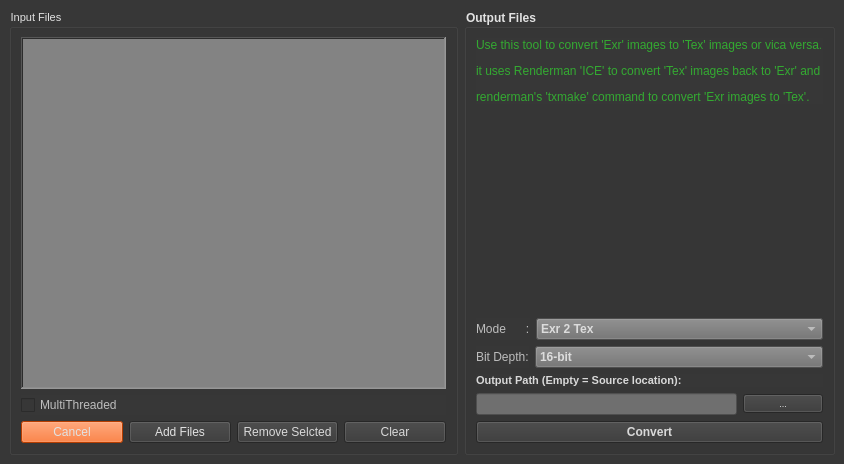
<?xml version="1.0" encoding="UTF-8"?>
<ui version="4.0">
 <class>MainWindow</class>
 <widget class="QMainWindow" name="MainWindow">
  <property name="geometry">
   <rect>
    <x>0</x>
    <y>0</y>
    <width>844</width>
    <height>464</height>
   </rect>
  </property>
  <property name="windowTitle">
   <string>MainWindow</string>
  </property>
  <property name="styleSheet">
   <string notr="true"/>
  </property>
  <widget class="QWidget" name="centralwidget">
   <property name="font">
    <font>
     <weight>75</weight>
     <bold>true</bold>
    </font>
   </property>
   <property name="styleSheet">
    <string notr="true">background-color: rgb(55, 55,55);</string>
   </property>
   <layout class="QGridLayout" name="gridLayout_2">
    <item row="0" column="0">
     <widget class="QGroupBox" name="groupBox">
      <property name="enabled">
       <bool>true</bool>
      </property>
      <property name="sizePolicy">
       <sizepolicy hsizetype="Minimum" vsizetype="Preferred">
        <horstretch>0</horstretch>
        <verstretch>0</verstretch>
       </sizepolicy>
      </property>
      <property name="font">
       <font>
        <pointsize>8</pointsize>
       </font>
      </property>
      <property name="styleSheet">
       <string notr="true">color: rgb(226, 226, 226);</string>
      </property>
      <property name="title">
       <string>Input Files</string>
      </property>
      <layout class="QGridLayout" name="gridLayout">
       <item row="0" column="0">
        <layout class="QVBoxLayout" name="verticalLayout">
         <item>
          <widget class="QListWidget" name="list_widget">
           <property name="styleSheet">
            <string notr="true">background-color: rgb(131, 131, 131);
color: rgb(48, 48, 48);
alternate-background-color: rgb(151, 151, 151);</string>
           </property>
           <property name="frameShape">
            <enum>QFrame::WinPanel</enum>
           </property>
           <property name="frameShadow">
            <enum>QFrame::Sunken</enum>
           </property>
           <property name="alternatingRowColors">
            <bool>true</bool>
           </property>
           <property name="selectionMode">
            <enum>QAbstractItemView::ExtendedSelection</enum>
           </property>
          </widget>
         </item>
         <item>
          <widget class="QCheckBox" name="check_multithreaded">
           <property name="styleSheet">
            <string notr="true">color: rgb(189, 189, 189);</string>
           </property>
           <property name="text">
            <string>MultiThreaded</string>
           </property>
          </widget>
         </item>
         <item>
          <layout class="QHBoxLayout" name="horizontalLayout">
           <item>
            <widget class="QPushButton" name="cancel_task">
             <property name="styleSheet">
              <string notr="true">background-color: rgb(255, 85, 0);</string>
             </property>
             <property name="text">
              <string>Cancel</string>
             </property>
            </widget>
           </item>
           <item>
            <widget class="QPushButton" name="add_file">
             <property name="text">
              <string>Add Files</string>
             </property>
            </widget>
           </item>
           <item>
            <widget class="QPushButton" name="remove_files">
             <property name="styleSheet">
              <string notr="true">color: rgb(217, 217, 217);</string>
             </property>
             <property name="text">
              <string>Remove Selcted</string>
             </property>
            </widget>
           </item>
           <item>
            <widget class="QPushButton" name="clear_files">
             <property name="styleSheet">
              <string notr="true">color: rgb(217, 217, 217);</string>
             </property>
             <property name="text">
              <string>Clear</string>
             </property>
            </widget>
           </item>
          </layout>
         </item>
        </layout>
       </item>
      </layout>
     </widget>
    </item>
    <item row="0" column="1">
     <widget class="QGroupBox" name="groupBox_out">
      <property name="sizePolicy">
       <sizepolicy hsizetype="Fixed" vsizetype="Preferred">
        <horstretch>0</horstretch>
        <verstretch>0</verstretch>
       </sizepolicy>
      </property>
      <property name="minimumSize">
       <size>
        <width>333</width>
        <height>0</height>
       </size>
      </property>
      <property name="styleSheet">
       <string notr="true">color: rgb(226, 226, 226);</string>
      </property>
      <property name="title">
       <string>Output Files</string>
      </property>
      <layout class="QGridLayout" name="gridLayout_3">
       <item row="1" column="0">
        <spacer name="verticalSpacer">
         <property name="orientation">
          <enum>Qt::Vertical</enum>
         </property>
         <property name="sizeHint" stdset="0">
          <size>
           <width>20</width>
           <height>204</height>
          </size>
         </property>
        </spacer>
       </item>
       <item row="2" column="0">
        <layout class="QVBoxLayout" name="verticalLayout_3">
         <item>
          <layout class="QHBoxLayout" name="horizontalLayout_5">
           <item>
            <widget class="QLabel" name="label_3">
             <property name="sizePolicy">
              <sizepolicy hsizetype="Fixed" vsizetype="Preferred">
               <horstretch>0</horstretch>
               <verstretch>0</verstretch>
              </sizepolicy>
             </property>
             <property name="styleSheet">
              <string notr="true">color: rgb(189, 189, 189);</string>
             </property>
             <property name="text">
              <string>Mode      :</string>
             </property>
            </widget>
           </item>
           <item>
            <widget class="QComboBox" name="cmBox_mode">
             <property name="font">
              <font>
               <pointsize>9</pointsize>
               <weight>75</weight>
               <bold>true</bold>
              </font>
             </property>
             <property name="styleSheet">
              <string notr="true">background-color: rgb(111, 111, 111);
color: rgb(220, 220, 220);</string>
             </property>
             <item>
              <property name="text">
               <string>Exr 2 Tex</string>
              </property>
             </item>
             <item>
              <property name="text">
               <string>Tex 2 Exr</string>
              </property>
             </item>
            </widget>
           </item>
          </layout>
         </item>
         <item>
          <layout class="QVBoxLayout" name="verticalLayout_2">
           <item>
            <layout class="QHBoxLayout" name="horizontalLayout_3">
             <item>
              <widget class="QLabel" name="label_2">
               <property name="sizePolicy">
                <sizepolicy hsizetype="Fixed" vsizetype="Preferred">
                 <horstretch>0</horstretch>
                 <verstretch>0</verstretch>
                </sizepolicy>
               </property>
               <property name="styleSheet">
                <string notr="true">color: rgb(189, 189, 189);</string>
               </property>
               <property name="text">
                <string>Bit Depth:</string>
               </property>
              </widget>
             </item>
             <item>
              <widget class="QComboBox" name="cmBox_bitDepth">
               <property name="font">
                <font>
                 <weight>75</weight>
                 <bold>true</bold>
                </font>
               </property>
               <property name="styleSheet">
                <string notr="true">background-color: rgb(111, 111, 111);
color: rgb(220, 220, 220);</string>
               </property>
               <item>
                <property name="text">
                 <string>16-bit</string>
                </property>
               </item>
               <item>
                <property name="text">
                 <string>32-bit</string>
                </property>
               </item>
               <item>
                <property name="text">
                 <string>8-bit</string>
                </property>
               </item>
              </widget>
             </item>
            </layout>
           </item>
           <item>
            <widget class="QLabel" name="label">
             <property name="font">
              <font>
               <pointsize>8</pointsize>
               <weight>75</weight>
               <bold>true</bold>
              </font>
             </property>
             <property name="styleSheet">
              <string notr="true">color: rgb(217, 217, 217);</string>
             </property>
             <property name="text">
              <string>Output Path (Empty = Source location):</string>
             </property>
            </widget>
           </item>
           <item>
            <layout class="QHBoxLayout" name="horizontalLayout_2">
             <item>
              <widget class="QLineEdit" name="output_path_le">
               <property name="styleSheet">
                <string notr="true">background-color: rgb(111, 111, 111);
</string>
               </property>
              </widget>
             </item>
             <item>
              <widget class="QPushButton" name="choos_dir">
               <property name="font">
                <font>
                 <pointsize>7</pointsize>
                </font>
               </property>
               <property name="text">
                <string>...</string>
               </property>
              </widget>
             </item>
            </layout>
           </item>
           <item>
            <layout class="QHBoxLayout" name="horizontalLayout_4">
             <item>
              <widget class="QPushButton" name="convert_files">
               <property name="font">
                <font>
                 <weight>75</weight>
                 <bold>true</bold>
                </font>
               </property>
               <property name="styleSheet">
                <string notr="true">color: rgb(217, 217, 217);</string>
               </property>
               <property name="text">
                <string>Convert</string>
               </property>
              </widget>
             </item>
            </layout>
           </item>
          </layout>
         </item>
        </layout>
       </item>
       <item row="0" column="0">
        <widget class="QLabel" name="label_4">
         <property name="styleSheet">
          <string notr="true">color: rgb(51, 170, 49);</string>
         </property>
         <property name="text">
          <string>&lt;html&gt;&lt;head/&gt;&lt;body&gt;&lt;p&gt;Use this tool to convert 'Exr' images to 'Tex' images or vica versa.&lt;/p&gt;&lt;p&gt; it uses Renderman 'ICE' to convert 'Tex' images back to 'Exr' and&lt;/p&gt;&lt;p&gt; renderman's 'txmake' command to convert 'Exr images to 'Tex'.&lt;/p&gt;&lt;/body&gt;&lt;/html&gt;</string>
         </property>
        </widget>
       </item>
      </layout>
     </widget>
    </item>
   </layout>
  </widget>
  <action name="add_files">
   <property name="text">
    <string>open</string>
   </property>
   <property name="font">
    <font>
     <weight>75</weight>
     <bold>true</bold>
    </font>
   </property>
  </action>
 </widget>
 <resources/>
 <connections/>
</ui>
